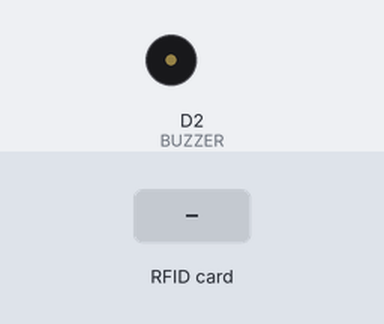
A sketch run on a simulated ESP8266 (NodeMCU). Shown: buzzer (waves = sounding, pin HIGH). Inputs (shaded band) come from the test bench. WiFi joins after 1.5 s; servers stay silent unless stated; uploads are accepted with an empty reply; what the sketch prints to the serial monitor is not drawn.

Above: at 6.7 s.
6.8 s: RFID card 5E 7A 19 C4 held to the reader
At 6.99 s:
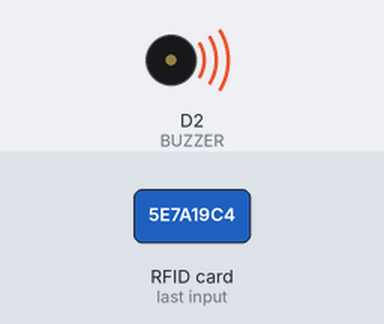
Timing chart, 0 to 9.8 s (numbered marks = the images above; inputs shaded):
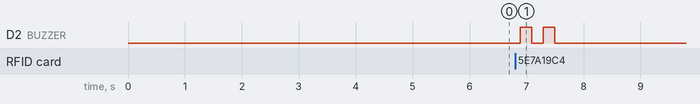

Measured:
- after the input at 6.8 s, D2 (BUZZER): alternates HIGH for 0.20 s and LOW for 0.20 s, 4 changes in all, then stays LOW, starting after 0.09 s

The sketch:

rfid_attendance.ino
```cpp
#include <SPI.h>
#include <MFRC522.h>
#include <Arduino.h>
#include <ESP8266WiFi.h>
#include <ESP8266HTTPClient.h>

#define RST_PIN  D3
#define SS_PIN   D4
#define BUZZER   D2

MFRC522 mfrc522(SS_PIN, RST_PIN);
MFRC522::MIFARE_Key key;
MFRC522::StatusCode status;

int blockNum = 2;
byte bufferLen = 18;
byte readBlockData[18];
String data2;

const char* ssid = "";
const char* password = "";

const String serverUrl = "http://iot.robify.in/attendance";

void setup() {
  Serial.begin(9600);

  Serial.println();
  Serial.println();
  Serial.println();

  for (uint8_t t = 4; t > 0; t--) {
    Serial.printf("[SETUP] WAIT %d...\n", t);
    Serial.flush();
    delay(1000);
  }

  pinMode(BUZZER, OUTPUT);
  SPI.begin();
  mfrc522.PCD_Init();

  WiFi.begin(ssid, password);
  Serial.print("Connecting to ");
  Serial.println(ssid);

  while (WiFi.status() != WL_CONNECTED) {
    delay(500);
    Serial.print(".");
  }

  Serial.println();
  Serial.println("WiFi connected");
  Serial.println("IP address: ");
  Serial.println(WiFi.localIP());
}

void loop() {
  if (!mfrc522.PICC_IsNewCardPresent()) {
    return;
  }

  if (!mfrc522.PICC_ReadCardSerial()) {
    return;
  }

  Serial.println();
  Serial.println(F("Reading last data from RFID..."));
  ReadDataFromBlock(blockNum, readBlockData);

  Serial.println();
  Serial.print(F("Last data in RFID:"));
  Serial.print(blockNum);
  Serial.print(F(" --> "));
  for (int j = 0; j < 16; j++) {
    Serial.write(readBlockData[j]);
  }
  Serial.println();

  digitalWrite(BUZZER, HIGH);
  delay(200);
  digitalWrite(BUZZER, LOW);
  delay(200);
  digitalWrite(BUZZER, HIGH);
  delay(200);
  digitalWrite(BUZZER, LOW);

  data2 = String((char*)readBlockData);
  data2.trim();
  Serial.println(data2);

  sendToServer(data2);
}

void ReadDataFromBlock(int blockNum, byte readBlockData[]) {
  for (byte i = 0; i < 6; i++) {
    key.keyByte[i] = 0xFF;
  }

  status = mfrc522.PCD_Authenticate(MFRC522::PICC_CMD_MF_AUTH_KEY_A, blockNum, &key, &(mfrc522.uid));
  if (status != MFRC522::STATUS_OK) {
    Serial.print("Authentication failed for Read: ");
    Serial.println(mfrc522.GetStatusCodeName(status));
    return;
  } else {
    Serial.println("Authentication success");
  }

  status = mfrc522.MIFARE_Read(blockNum, readBlockData, &bufferLen);
  if (status != MFRC522::STATUS_OK) {
    Serial.print("Reading failed: ");
    Serial.println(mfrc522.GetStatusCodeName(status));
    return;
  } else {
    Serial.println("Block was read successfully. -Saksham");
  }
}

void sendToServer(String userId) {
  if (WiFi.status() == WL_CONNECTED) {
    HTTPClient http;
    WiFiClient client;
    http.begin(client, serverUrl);
    http.addHeader("Content-Type", "application/json");

    String postData = "{\"userId\":\"" + userId + "\"}";
    Serial.println("Sending data: " + postData);

    int httpResponseCode = http.POST(postData);

    if (httpResponseCode > 0) {
      String response = http.getString();
      Serial.println("HTTP Response code: " + String(httpResponseCode));
      Serial.println("Response: " + response);
    } else {
      Serial.println("Error on sending POST: " + String(httpResponseCode));
      Serial.println(http.errorToString(httpResponseCode).c_str());
    }

    http.end();
  } else {
    Serial.println("Error in WiFi connection");
  }
}
```
